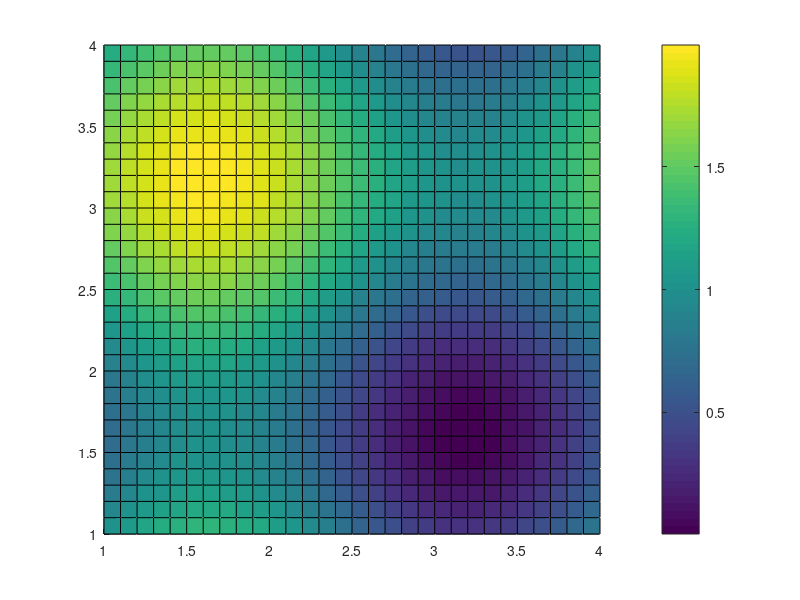

The MATLAB source for this figure:
x=1:0.1:4
y=1:0.1:4
[X,Y]=meshgrid(x,y)
Z=sin(X).^2+cos(Y).^2
%{
imagesc(x,y,Z)
axis xy
colorbar
%}
surf(X,Y,Z)
view(2)
colorbar